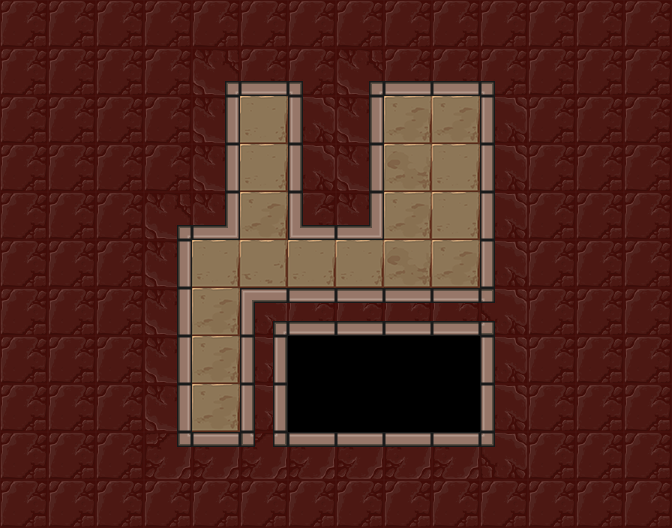

Rendered tile map (Tiled .tmx) drawn with the repository's tilesets; below, a short description and the map source with its tile grids summarised:
An orthogonal 14x11 tile map with 48x48 px tiles, 3 tile layers (Floor, Holes, Walls), 7 tilesets and 6 objects (mirror, lightSwitch, lightOrb, player_start, exit).

<map version="1.0" orientation="orthogonal" renderorder="right-down" width="14" height="11" tilewidth="48" tileheight="48" nextobjectid="85">
 <tileset firstgid="1" name="walls" tilewidth="48" tileheight="48" tilecount="42">
  <image source="../../images/kongregate_release/wall_sheet.png" width="336" height="288" />
 </tileset>
 <tileset firstgid="43" name="exit" tilewidth="48" tileheight="48" tilecount="12">
  <image source="../../images/kongregate_release/gate_sheet.png" width="192" height="144" />
 </tileset>
 <tileset firstgid="55" name="floors" tilewidth="48" tileheight="48" tilecount="4">
  <image source="../../images/kongregate_release/floor_sheet.png" width="192" height="48" />
 </tileset>
 <tileset firstgid="59" name="holes" tilewidth="48" tileheight="48" tilecount="24">
  <image source="../../images/kongregate_release/hole_sheet.png" width="288" height="192" />
 </tileset>
 <tileset firstgid="83" name="mirrors" tilewidth="48" tileheight="48" tilecount="4">
  <image source="../../images/kongregate_release/mirror_sheet.png" width="96" height="96" />
 </tileset>
 <tileset firstgid="87" name="orb_sheet" tilewidth="48" tileheight="48" tilecount="9">
  <image source="../../images/kongregate_release/orb_sheet.png" width="144" height="144" />
 </tileset>
 <tileset firstgid="96" name="tutorialImages" tilewidth="48" tileheight="48" tilecount="50">
  <image source="../../images/kongregate_release/tutorial_sheet.png" width="512" height="256" />
 </tileset>
 <layer name="Floor" width="14" height="11">
  <properties>
   <property name="tileset" value="floors" />
  </properties>
  <data>[154 cells, 18 non-empty, 4 distinct tile ids]</data>
 </layer>
 <layer name="Holes" width="14" height="11">
  <properties>
   <property name="tileset" value="holes" />
  </properties>
  <data>[154 cells, 0 non-empty, 0 distinct tile ids]</data>
 </layer>
 <layer name="Walls" width="14" height="11">
  <properties>
   <property name="tileset" value="walls" />
  </properties>
  <data>[154 cells, 128 non-empty, 16 distinct tile ids]</data>
 </layer>
 <objectgroup name="Objects" />
 <objectgroup name="Tutorial Images">
  <object id="79" gid="109" x="288" y="384" width="48" height="48" />
 </objectgroup>
 <objectgroup name="Mirrors">
  <object id="80" type="mirror" gid="84" x="240" y="288" width="48" height="48">
   <properties>
    <property name="sides" value="1" />
   </properties>
  </object>
 </objectgroup>
 <objectgroup name="Light">
  <object id="81" type="lightSwitch" gid="87" x="384" y="144" width="48" height="48" />
  <object id="82" type="lightOrb" gid="93" x="432" y="288" width="48" height="48">
   <properties>
    <property name="direction" value="1" />
   </properties>
  </object>
 </objectgroup>
 <objectgroup color="#141ba4" name="player_start">
  <object id="83" type="player_start" x="192" y="384" width="48" height="48">
   <properties>
    <property name="direction_facing" value="16" />
   </properties>
  </object>
 </objectgroup>
 <objectgroup color="#71a400" name="Exit">
  <object id="84" type="exit" gid="43" x="240" y="144" width="48" height="48" />
 </objectgroup>
</map>
